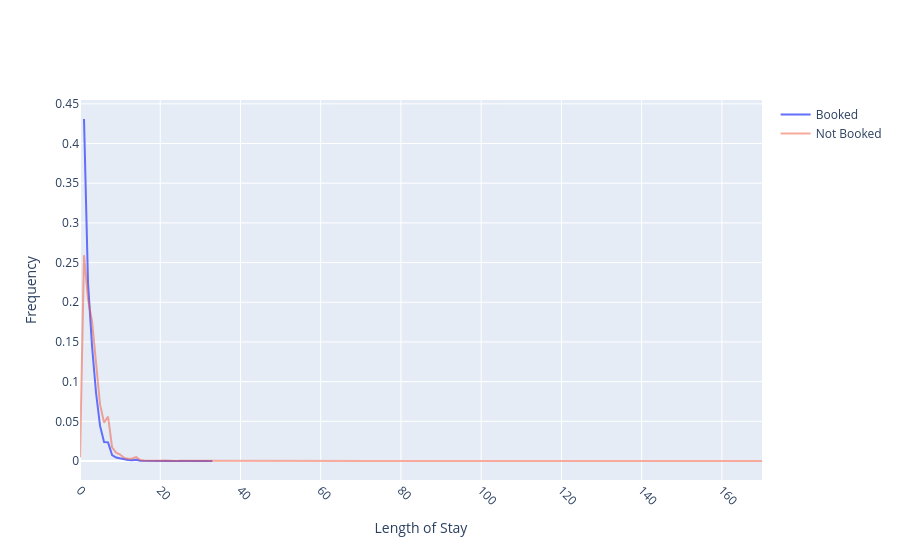

Notebook cell for this chart:
### Code cell
not_counts = (
    not_booked['duration']
    .value_counts(normalize=True)
    .sort_index()
)

is_counts = (
    is_booked['duration']
    .value_counts(normalize=True)
    .sort_index()
)

trace_not_booked = go.Scatter(
    x=not_counts.index,
    y=not_counts.values,
    name='Not Booked',
    opacity=0.5,
    mode='lines'
)

trace_is_booked = go.Scatter(
    x=is_counts.index,
    y=is_counts.values,
    name='Booked',
    mode='lines'
)

data = [trace_is_booked, trace_not_booked]

layout = go.Layout(
    xaxis=dict(
        title='Length of Stay',
        tickangle=45,
        automargin=True,
        range=[0, 170]
    ),
    yaxis=dict(title='Frequency')
)

fig = go.Figure(data=data, layout=layout)
fig.show()
fig.write_json('./los.json')

### Figure 1 — Plotly figure (JSON) as saved in the notebook; plotly's stock layout.template omitted (floating-point values rounded to 4 significant figures; data arrays with more than 128 entries replaced by an {"elided": "..."} marker saying what was removed)
{"data": [{"mode": "lines", "name": "Booked", "type": "scatter", "x": [1, 2, 3, 4, 5, 6, 7, 8, 9, 10, 11, 12, 13, 14, 15, 16, 17, 18, 19, 20, 21, 22, 23, 24, 25, 26, 27, 28, 30, 33], "y": [0.4309, 0.2245, 0.1447, 0.08568, 0.04423, 0.02384, 0.02349, 0.007432, 0.004303, 0.003383, 0.001739, 0.001272, 0.001047, 0.001556, 0.0004533, 0.000272, 0.0002161, 0.0001466, 0.0001269, 0.0001481, 0.0001798, 4.835e-05, 3.022e-05, 4.986e-05, 4.835e-05, 3.626e-05, 4.079e-05, 0.0001027, 1.511e-06, 1.511e-06]}, {"mode": "lines", "name": "Not Booked", "opacity": 0.5, "type": "scatter", "x": {"elided": "172 int values"}, "y": {"elided": "172 float values"}}], "layout": {"xaxis": {"automargin": true, "range": [0, 170], "tickangle": 45, "title": {"text": "Length of Stay"}}, "yaxis": {"title": {"text": "Frequency"}}}}
